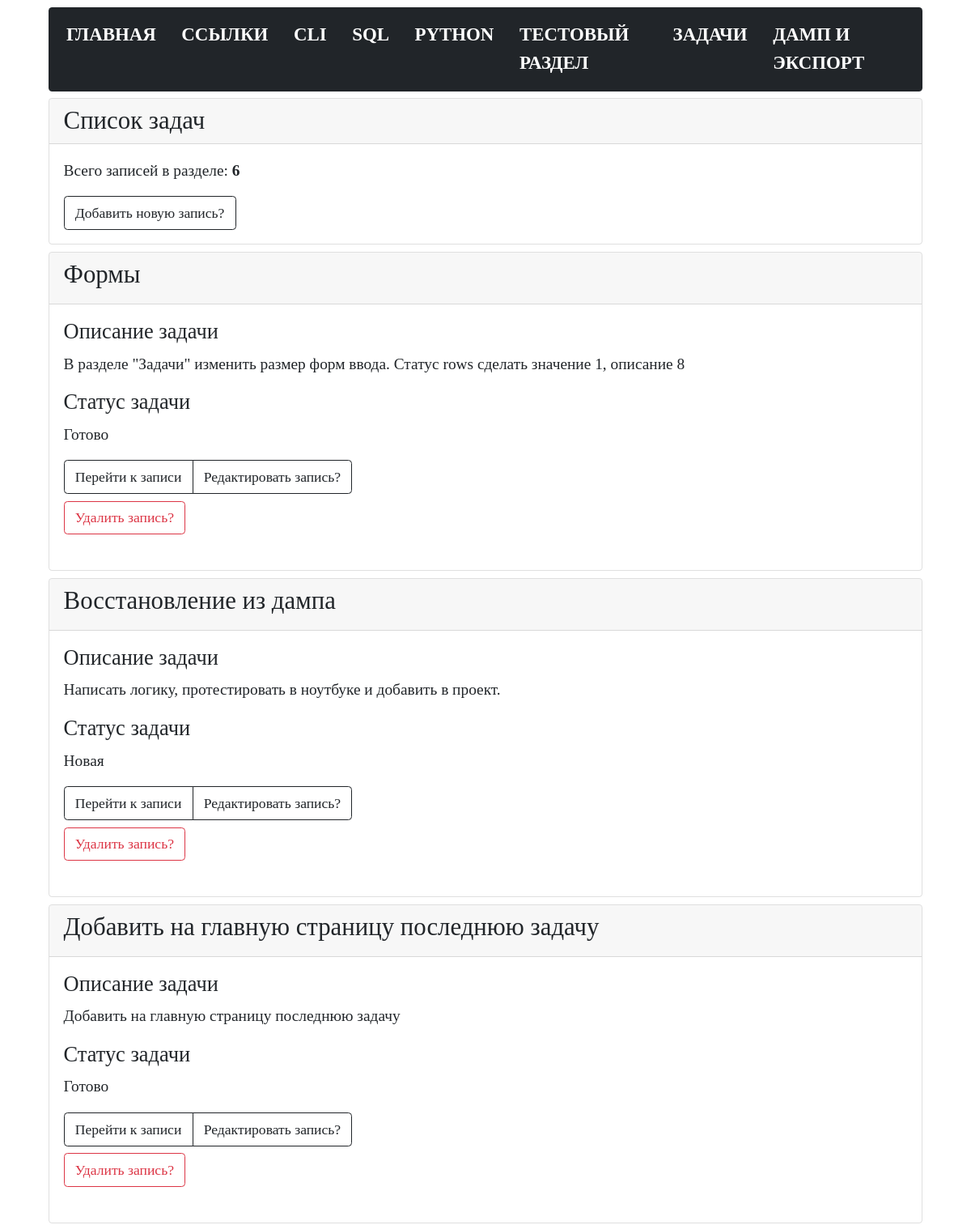
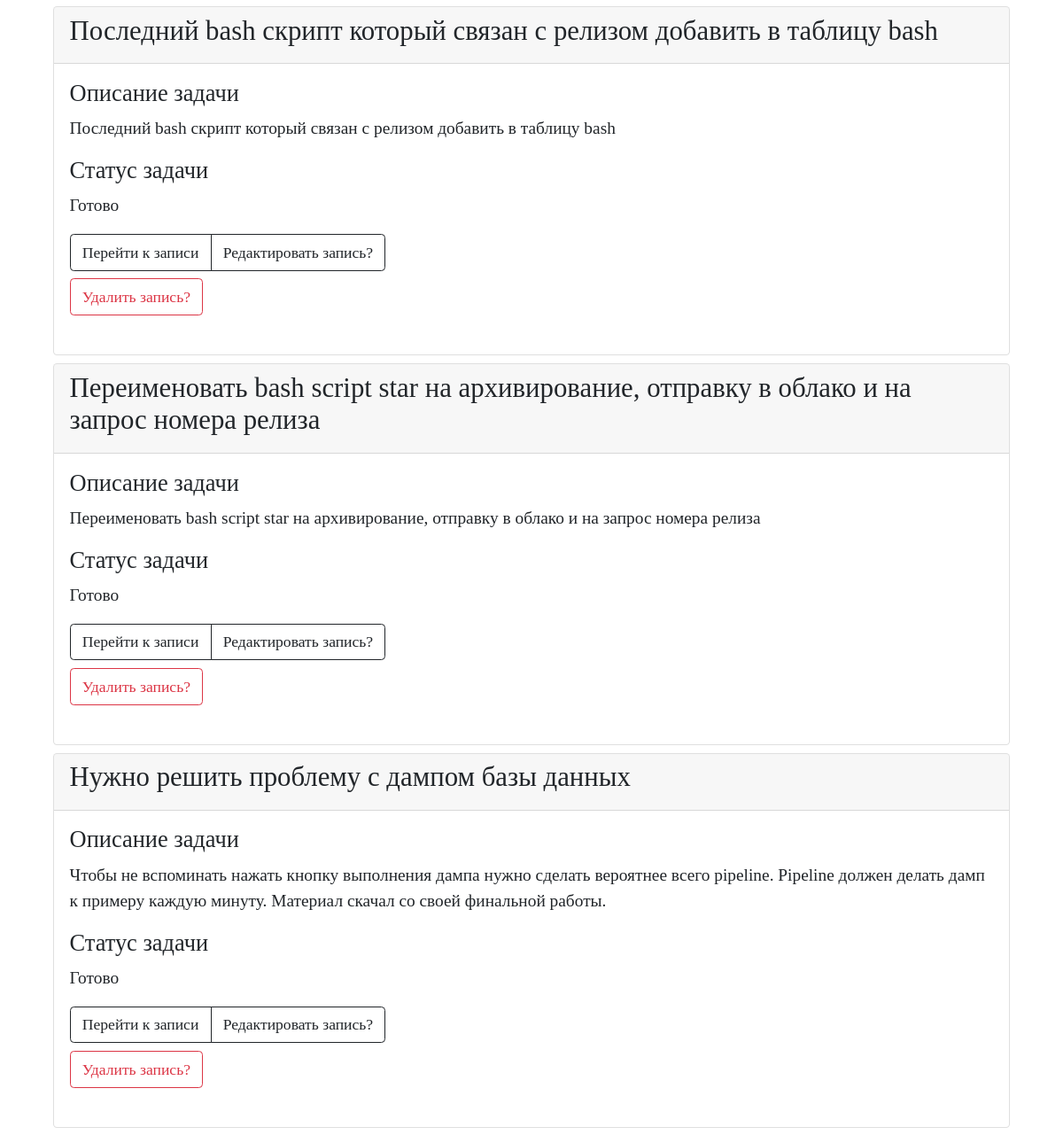
/tasks, run on an earlier commit of the app's database (2 pictures, top to bottom).
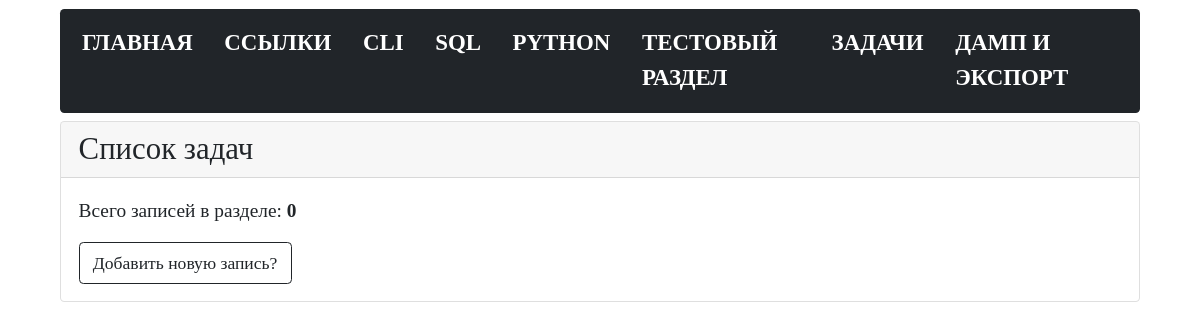
And on a later commit of the database.
### tables this page shows
CREATE TABLE tasks (
  task_id INTEGER PRIMARY KEY AUTOINCREMENT,
  task_name TEXT NOT NULL,
  task_description TEXT NOT NULL,
  task_status TEXT NOT NULL DEFAULT Новая
);

### modules/tasks/tasks.py (the view)
@bp.route("/tasks")
def tasks():
    conn = connect.get_db_connection()
    cur = conn.cursor()
    count_tasks = int(cur.execute("SELECT COUNT(*) FROM tasks").fetchone()[0])
    tasks = conn.execute("SELECT * FROM tasks").fetchall()
    conn.close()
    return render_template("tasks/tasks.html",
                           tasks=tasks,
                           count_tasks=count_tasks,
                           )

### modules/connect.py (called while the page is built)
def get_db_connection():
    db_path = os.path.join(BASE_DIR, '../database.db')
    conn = sqlite3.connect(db_path)
    conn.row_factory = sqlite3.Row
    return conn

### templates/tasks/tasks.html (shortened to what this page needs)
{% extends "base.html" %} {% block title %}Список задач{% endblock %} {% block content %}
<div class="card mb-2">
   <div class="card-header h3">Список задач</div>
   <div class="card-body">
      <p class="card-text">Всего записей в разделе: <b>{{ count_tasks }}</b></p>
      <p class="card-text">
         <a href="{{ url_for('add_task.add_task') }}" class="btn btn-outline-dark">Добавить новую
            запись?</a>
      </p>
   </div>
</div>
{% for tasks in tasks %}
<div class="card mb-2">
   <div class="card-header">
      <h3>{{ tasks['task_name'] }}</h3>
   </div>
   <div class="card-body">
      <h4>Описание задачи</h4>
      <p class="card-text">
         {{ tasks['task_description'] }}
      </p>
      <h4>Статус задачи</h4>
      <p class="card-text">
         {{ tasks['task_status'] }}
      </p>
      <p class="card-text">
      <div class="btn-group pb-2" role="group" aria-label="...">
         <a href="{{ url_for('get_post_task.get_post_task', task_id=tasks['task_id']) }}"
            class="btn btn-outline-dark">Перейти к записи</a>
         <a href="{{ url_for('edit_task.edit_task', task_id=tasks['task_id']) }}"
            class="btn btn-outline-dark">Редактировать запись?</a>
      </div>
      <form action="{{ url_for('delete_task.delete_task', task_id=tasks['task_id'])}}" method="POST" class="pb-2">
         <input type="submit" class="btn btn-outline-danger" value="Удалить запись?"
            onclick="return confirm('Вы точно уверены что хотите удалить запись?')" />
      </form>
      </p>
   </div>
</div>
{% endfor %}
{% endblock %}

### templates/base.html (shortened to what this page needs)
<!doctype html>
<html>
   <head>
      <link href="https://cdn.jsdelivr.net/npm/bootstrap@5.0.2/dist/css/bootstrap.min.css" rel="stylesheet">
      <link href="{{ url_for('static', filename='styles.css') }}" rel="stylesheet">
   </head>
   <body>
      {% include 'navbar.html' %}
         {% block content %}
         {% endblock %}
   </body>
</html>

### templates/navbar.html (shortened to what this page needs)
<nav class="navbar navbar-expand-lg navbar navbar-dark bg-dark">
  <div class="container-fluid">
    <div class="collapse navbar-collapse" id="navbarNav">
      <ul class="navbar-nav">
        <li class="nav-item">
          <a class="nav-link" href="{{ url_for('index.index') }}">Главная</a>
        </li>
        <li class="nav-item">
          <a class="nav-link" href="{{ url_for('links_list_commands.links_list_commands') }}">Ссылки</a>
        </li>
        <li class="nav-item">
          <a class="nav-link" href="{{ url_for('bash_list_commands.bash_list_commands') }}">CLI</a>
        </li>
        <li class="nav-item">
          <a class="nav-link" href="{{ url_for('sql_list_commands.sql_list_commands') }}">SQL</a>
        </li>
        <li class="nav-item">
          <a class="nav-link" href="{{ url_for('python_list_commands.python_list_commands') }}">Python</a>
        </li>
        <li class="nav-item">
          <a class="nav-link" href="{{ url_for('test_list.test_list') }}">Тестовый раздел</a>
        </li>
        <li class="nav-item">
          <a class="nav-link" href="{{ url_for('tasks.tasks') }}">Задачи</a>
        </li>
         <li class="nav-item">
          <a class="nav-link" href="{{ url_for('dump_and_export.dump_and_export') }}">Дамп и экспорт</a>
        </li>
      </ul>
    </div>
  </div>
</nav>

### static/styles.css (style rules this page uses)
* { font-size: 1.1rem; font-family:consolas; }
body { width: 90%; margin: auto; }
a { color: black; text-decoration: none; }
.navbar-dark .navbar-nav .nav-link { text-transform: uppercase; color: white; margin-right: 14px; font-weight: 700; font-size: 1.3rem; }
.card { margin-top: 0.50rem; }
.bg-dark { background-color: #212529!important; border-radius: .25rem; margin-top: 0.50rem; }

What changed in the data, as far as the page shows it:
removed tasks: task_name "Формы", task_description "В разделе \"Задачи\" изменить размер форм ввода. Статус rows сделать значение 1, описание 8", task_status "Готово"
removed tasks: task_name "Восстановление из дампа", task_description "Написать логику, протестировать в ноутбуке и добавить в проект.", task_status "Новая"
removed tasks: task_name "Добавить на главную страницу последнюю задачу", task_description "Добавить на главную страницу последнюю задачу", task_status "Готово"
removed tasks: task_name "Последний bash скрипт который связан с релизом добавить в таблицу bash", task_description "Последний bash скрипт который связан с релизом добавить в таблицу bash", task_status "Готово"
removed tasks: task_name "Переименовать bash script star на архивирование, отправку в облако и на запрос номера релиза", task_description "Переименовать bash script star на архивирование, отправку в облако и на запрос номера релиза", task_status "Готово"
removed tasks: task_name "Нужно решить проблему с дампом базы данных", task_description "Чтобы не вспоминать нажать кнопку выполнения дампа нужно сделать вероятнее всего pipeline. Pipeline должен делать дамп к примеру каждую минуту. Материал скачал со своей финальной работы.", task_status "Готово"
Also different on the page:
{{ count_tasks }}: "6" → "0"
